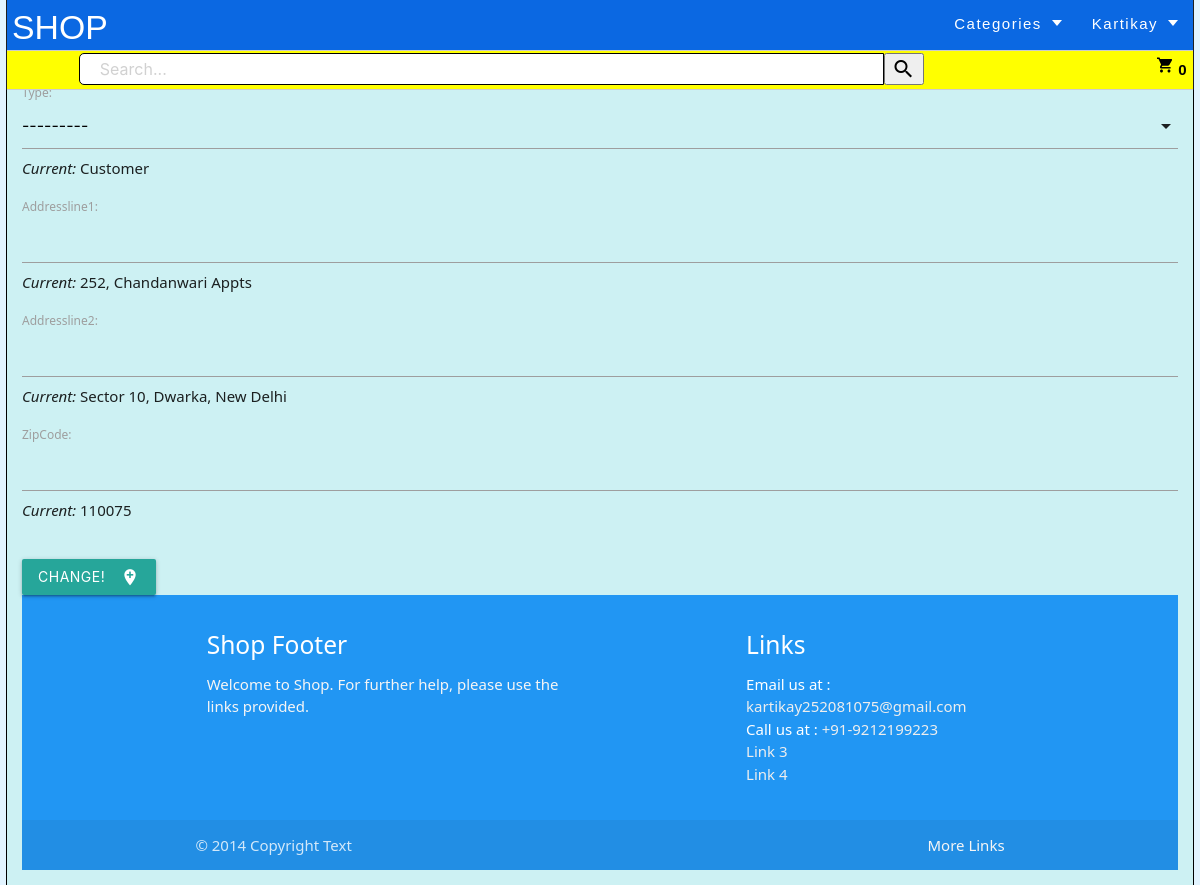
/user/updateAddress/4 (signed in), run on the app's committed database.
### User/models.py (models this page shows, shortened)
class User(AbstractUser):
    username = None
    fullname = models.CharField(max_length=200,blank=False,null=False, default='SuperUser')
    email = models.EmailField(_('email address'), unique=True, primary_key=True)
    phonenumber =  PhoneNumberField(null=False, blank=False, unique=True)
    USERNAME_FIELD = 'email'
    REQUIRED_FIELDS = ['fullname', "phonenumber"]
    objects = CustomUserManager()

class AddressDetail(models.Model):
    id = models.AutoField(primary_key=True)
    addType = models.ForeignKey(AddressTypes,on_delete=models.PROTECT)
    addressLine1 = models.CharField(max_length=200,blank=False,null=False)
    addressLine2 = models.CharField(max_length=200,blank=False,null=False)
    addressLine3 = models.CharField(max_length=200,blank=True,null=True)
    addressLine4 = models.CharField(max_length=200,blank=True,null=True)
    addressLine5 = models.CharField(max_length=200,blank=True,null=True)
    city = models.CharField(max_length=50,blank=False,null=False)
    state = models.CharField(max_length=50,blank=False,null=False)
    zipCode = models.PositiveIntegerField(max_length=6,blank=False,null=False)
    zip4 = models.PositiveIntegerField(max_length=4,blank=True,null=True)
    longitude = models.DecimalField(max_digits=9, decimal_places=6,blank=True,null=True)
    latitude = models.DecimalField(max_digits=9, decimal_places=6,blank=True,null=True)
    isPrimary = models.BooleanField(default=False)
    createDate = models.DateTimeField(auto_now_add=True)
    updateDate = models.DateTimeField(auto_now=True)

class AddressTypes(models.Model):
    id = models.AutoField(primary_key=True)
    addType = models.CharField(max_length=20,blank=False,null=False)
    createDate = models.DateTimeField(auto_now_add=True)
    updateDate = models.DateTimeField(auto_now=True)
    def __str__(self):
        return(self.addType)

### User/views.py (the view)
# urls.py: path('updateAddress/<id>', views.updateAddress, name="updateAddress"),
@login_required(login_url='/user/login')
def updateAddress(request, id):
    address = get_object_or_404(AddressDetail,id=id)
    form = AddressDetailForm(request.POST or None, instance= address)
    if request.method == "POST":
        if form.is_valid():
            address = form.save(commit= False)
            address.save()
            messages.success(request, "You successfully Edited")
            return HttpResponseRedirect(reverse("addressDetailView"))
        else:
            messages.error(request, f"Unable to Edit.")
            return render(request, "User/updateAddress.html", context={"form": form, "helper":address})
    else:
        form = AddressDetailForm
        return render(request, "User/updateAddress.html", context={"form": form, "helper":address})

### Product/context_processors.py (called while the page is built)
def cartCountVariable(request):
    return {
        'cartCount': cartCount(request)
    }

def categoryDropdownMenu(request):
    return {
        'categoryDropdown': categoryDropdown(request)
    }

### Product/views.py (called while the page is built)
def cartCount(request):
    user = request.user
    cartCount = 0
    try:
        if user is not None:
            cart = Cart.objects.filter(user=user)
            for i in cart:
                cartCount += i.quantity
        return cartCount
    except:
        return cartCount

def categoryDropdown(request):
    categories = Category.objects.all()
    return categories

### User/templates/User/updateAddress.html (shortened to what this page needs)
{% extends "User/layout.html" %}
{% block body %}
    {% if user.is_authenticated %}
    <form method="POST" enctype='multipart/form-data'>
        <p>
        <label>Type:</label>
        {{ form.addType }}<i>Current: </i>{{ helper.addType }}</p>
        <p>
        <label>Addressline1:</label>
        {{ form.addressLine1 }}<i>Current: </i>{{ helper.addressLine1 }}
        </p>
        <p>
        <label>Addressline2:</label>
        {{ form.addressLine2 }}<i>Current: </i>{{ helper.addressLine2 }}
        </p>
        <p>
        <label>ZipCode:</label>
        {{ form.zipCode }}<i>Current: </i>{{ helper.zipCode }}
        </p>
        <br>
        <button class="btn waves-effect waves-light" type="submit" name="action">Change!<i class="material-icons right">add_location</i></button>
    </form>
    {% else %}
        You are Not Logged In
        <p>Please <a href="{% url 'login' %}">Login</a> in order to create a listing!<br>If not a user,<a href="{% url 'register' %}">Register</a> now!</p>
    {% endif %}
{% endblock %}

### User/templates/User/navbar.html (shortened to what this page needs)
{% load static %}
{% block custom%}
  <link href="{% static 'css/dist/navbar.css' %}" rel="stylesheet">
{% endblock %}
<div class="header-container">
  <div class="s-logo-strip">
    <div class="s-logo-ele"><a class="s-logo-name" href="{% url 'home' %}">SHOP</a></div>
    <div class="s-header-content">
      <ul class="s-button-main">
        <li>
          <div class="s-menu-text">
            <div class="s-txt">Categories</div>
            <div class="arrow-down-container">
              <div class="arrow-down"></div>
            </div>
          </div>
        </li>
      </ul>
      {% if user.is_authenticated %}
      <ul class="s-button-main">
        <li>
          <div class="s-menu-text">
            <div class="s-txt">{{ user.fullname }}</div>
            <div class="arrow-down-container">
              <div class="arrow-down"></div>
            </div>
          </div>
        </li>
      </ul>
      {% else %}
      <label class="s-button-main">
        <a class="s-butt" href="{% url 'login' %}">Log In</a>
      </label>
      {% endif %}
    </div>
  </div>
  <div class="s-submenu-container">
    <div class="right-align cart">
      <label class="s-button-main">
        <a href="{% url 'cart' %}">
          <span>{{ cartCount }}</span>
        </a>
      </label>
    </div>
    <div class="left-align s-search-bar">
      {% include "User/searchBar.html" %}
    </div>
  </div>
</div>

### data on the page
User: fullname "Kartikay"
AddressDetail: addType "Customer", addressLine1 "252, Chandanwari Appts", addressLine2 "Sector 10, Dwarka, New Delhi", zipCode "110075"

### other printed values
{{ cartCount }} "0"
